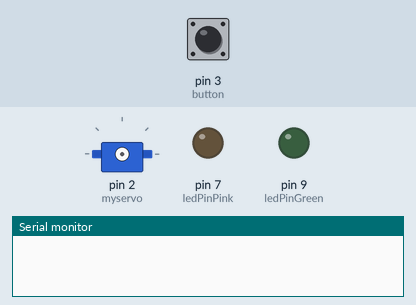
Simulated run of this sketch. Board: Arduino Uno, built with avr-gcc and run on an emulated ATmega328P. Shown: servo, output pins drawn as LEDs (lit = HIGH), the last lines printed to the serial monitor. The test bench sets the inputs (shaded band); at power-on: pin 3 (button) LOW.

Above: at 1.6 s.
1.7 s: pin 3 (button) pulled HIGH for 0.5 s
At 2.47 s:
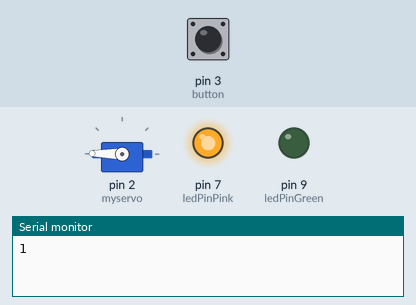
At 3.67 s:
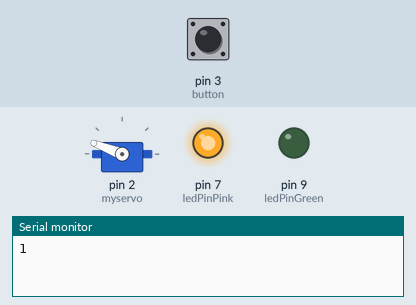
7.7 s: pin 3 (button) pulled HIGH for 3.2 s
At 9.0 s:
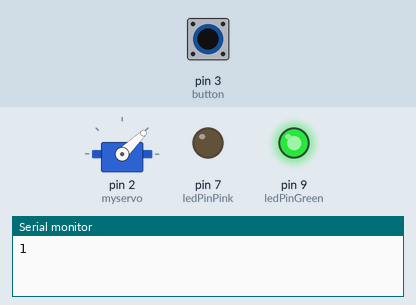
Timing chart, 0 to 18.4 s (numbered marks = the images above; inputs shaded):
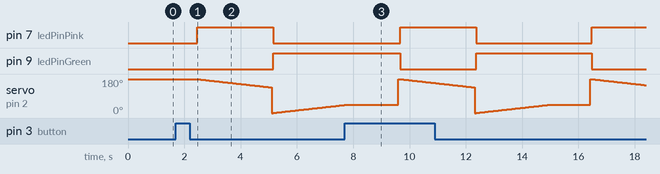

Measured:
- after the input at 1.7 s, pin 7 (ledPinPink): LOW → HIGH after 0.76 s, → LOW 2.7 s later; pin 9 (ledPinGreen): LOW → HIGH after 3.5 s

The sketch:

robot.ino
```cpp
#include <Servo.h>

Servo myservo;
// position of the servo motor
int pos = 0;
// pin locations on the arduino of the LEDs and pushbutton
int ledPinPink = 7;
int ledPinGreen = 9;
int button = 3;
// variables to keep track of the button and direction
int buttonPressed = 2;
boolean cw = true;

void setup() {
  // setup code here, to run once:
  // set up the pins for inputs and outputs
  pinMode(ledPinPink, OUTPUT);
  pinMode(ledPinGreen, OUTPUT);
  pinMode(button, INPUT);
  // start
  Serial.begin(9600);
}

void loop() {
  // put your main code here, to run repeatedly:
  // check if button is pressed
  int buttonState = digitalRead(button);
  delay(400);

  // once the button is pressed, then it signals the program to change
  // to either counterclockwise or clockwise via a boolean variable that
  // keeps track of which direction it is (clockwise or counterclockwise)
  // and then it only turns in that direction for 180 degrees to either
  // open the flower or close the flower
  if(buttonState == HIGH)
  {
      // if it's clockwise, then the varible for buttonPressed is 1
      // if it's counterclockwise, then the variable for buttonPressed is 0
      // buttonPressed signals the later code to run the servo motor
      if(cw) buttonPressed = 1;
      else buttonPressed = 0;
      // changes direction
      cw = !cw;
      Serial.print(buttonPressed);
  }

  // if the button is pressed and buttonPressed is 1, then the light turns pink
  // and the servo motor rotates counterclockwise
  if(buttonPressed == 1)
  {
    // servo is connected
    // the pink LED is turned on and the green LED is turned off
    myservo.attach(2);


    for (pos = 180; pos > 135; pos--)
    {
       myservo.write(pos);
       delay(60);
       digitalWrite(ledPinPink, HIGH);
       digitalWrite(ledPinGreen, LOW);
    }
    for (pos = 0;pos < 45; pos++)
    {
       myservo.write(pos);
       delay(60);
       digitalWrite(ledPinGreen, HIGH);
       digitalWrite(ledPinPink, LOW);
    }
    myservo.detach();
    delay(1000);
    //buttonPressed = 2;
  }
  // if the button is pressed and buttonPressed is 0, then the light turns green
  // and the servo motor rotates clockwise
  else if(buttonPressed == 0)
  {
    // the green LED is turned on and the pink LED is turned off
    // servo is detached so it doesn't run
    myservo.detach();
    digitalWrite(ledPinPink, LOW);
    digitalWrite(ledPinGreen, HIGH);


    // change buttonPressed to 2 to exit out of the conditional statements
    // to end the servo motor's motion
    buttonPressed = 2;
  }
}
```
